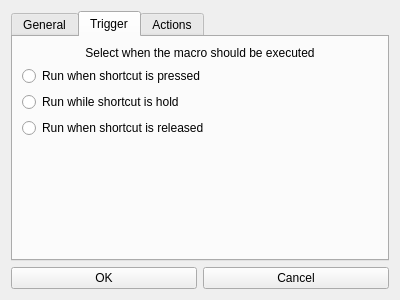
<?xml version="1.0" encoding="UTF-8"?>
<ui version="4.0">
 <class>AddEditMacroDialog</class>
 <widget class="QDialog" name="AddEditMacroDialog">
  <property name="geometry">
   <rect>
    <x>0</x>
    <y>0</y>
    <width>400</width>
    <height>300</height>
   </rect>
  </property>
  <property name="windowTitle">
   <string notr="true">AddEditMacroDialog</string>
  </property>
  <layout class="QVBoxLayout" name="verticalLayout">
   <item>
    <widget class="QTabWidget" name="tab_widget">
     <property name="currentIndex">
      <number>1</number>
     </property>
     <widget class="QWidget" name="tab">
      <attribute name="title">
       <string>General</string>
      </attribute>
      <layout class="QVBoxLayout" name="verticalLayout_2">
       <item>
        <layout class="QHBoxLayout" name="horizontalLayout_2">
         <item>
          <widget class="QLabel" name="label">
           <property name="text">
            <string>Name:</string>
           </property>
          </widget>
         </item>
         <item>
          <widget class="QLineEdit" name="name_edit"/>
         </item>
        </layout>
       </item>
       <item>
        <widget class="QLabel" name="label_2">
         <property name="text">
          <string>Description:</string>
         </property>
        </widget>
       </item>
       <item>
        <widget class="QTextEdit" name="description_edit"/>
       </item>
      </layout>
     </widget>
     <widget class="QWidget" name="tab_3">
      <attribute name="title">
       <string>Trigger</string>
      </attribute>
      <layout class="QVBoxLayout" name="verticalLayout_4">
       <item>
        <widget class="QLabel" name="label_3">
         <property name="text">
          <string>Select when the macro should be executed</string>
         </property>
         <property name="alignment">
          <set>Qt::AlignCenter</set>
         </property>
         <property name="wordWrap">
          <bool>true</bool>
         </property>
        </widget>
       </item>
       <item>
        <widget class="QRadioButton" name="shortcut_pressed_rad">
         <property name="text">
          <string>Run when shortcut is pressed</string>
         </property>
        </widget>
       </item>
       <item>
        <widget class="QRadioButton" name="shortcut_hold_rad">
         <property name="text">
          <string>Run while shortcut is hold</string>
         </property>
        </widget>
       </item>
       <item>
        <widget class="QRadioButton" name="shortcut_released_rad">
         <property name="text">
          <string>Run when shortcut is released</string>
         </property>
        </widget>
       </item>
       <item>
        <spacer name="verticalSpacer">
         <property name="orientation">
          <enum>Qt::Vertical</enum>
         </property>
         <property name="sizeHint" stdset="0">
          <size>
           <width>20</width>
           <height>40</height>
          </size>
         </property>
        </spacer>
       </item>
      </layout>
     </widget>
     <widget class="QWidget" name="tab_2">
      <attribute name="title">
       <string>Actions</string>
      </attribute>
      <layout class="QVBoxLayout" name="verticalLayout_3">
       <item>
        <widget class="QListWidget" name="action_list">
         <property name="dragDropMode">
          <enum>QAbstractItemView::InternalMove</enum>
         </property>
        </widget>
       </item>
       <item>
        <layout class="QHBoxLayout" name="horizontalLayout_3">
         <item>
          <widget class="QPushButton" name="add_action_button">
           <property name="text">
            <string>Add</string>
           </property>
          </widget>
         </item>
         <item>
          <widget class="QPushButton" name="edit_action_button">
           <property name="text">
            <string>Edit</string>
           </property>
          </widget>
         </item>
         <item>
          <widget class="QPushButton" name="remove_action_button">
           <property name="text">
            <string>Remove</string>
           </property>
          </widget>
         </item>
        </layout>
       </item>
      </layout>
     </widget>
    </widget>
   </item>
   <item>
    <layout class="QHBoxLayout" name="horizontalLayout">
     <item>
      <widget class="QPushButton" name="ok_button">
       <property name="text">
        <string>OK</string>
       </property>
      </widget>
     </item>
     <item>
      <widget class="QPushButton" name="cancel_button">
       <property name="text">
        <string>Cancel</string>
       </property>
      </widget>
     </item>
    </layout>
   </item>
  </layout>
 </widget>
 <resources/>
 <connections/>
</ui>
